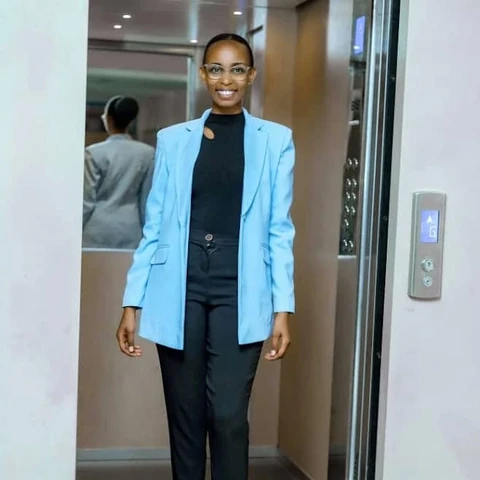
#> input picture assets/images/3.2-480.webp, 480 x 480 px, given in place of MR LOGO.jpeg, which was not available
$ python optimize_images.py
#> lines starting #> are read from the running program, lines starting #| are printed output that depends on the picture
#!/usr/bin/env python3
"""Generate local WebP derivatives; retain every source and its full resolution.
Authoring dependency: Pillow. No dependency is shipped to visitors.
"""
import json
from pathlib import Path
from PIL import Image, ImageOps
ROOT = Path(__file__).resolve().parents[1]
OUT = ROOT / 'assets/images'
OUT.mkdir(exist_ok=True)
manifest = {}
for source in sorted(ROOT.glob('*.jpeg')):
    with Image.open(source) as original:
        image = ImageOps.exif_transpose(original)
        variants = []
        for width in sorted(set([min(480, image.width), min(960, image.width), image.width])):
            resized = image if width == image.width else image.resize((width, round(image.height * width / image.width)), Image.Resampling.LANCZOS)
            name = source.stem.strip().replace(' ', '-').lower() + f'-{width}.webp'
            target = OUT / name
            # Logos retain every RGBA pixel, including transparency.
            resized.save(target, 'WEBP', lossless=source.name.startswith('MR LOGO'), quality=90, method=6)
            if target.stat().st_size < source.stat().st_size * .95:
                variants.append({'src':target.relative_to(ROOT).as_posix(), 'width':width, 'bytes':target.stat().st_size})
            else:
                target.unlink()
        manifest[source.name] = {'width':image.width,'height':image.height,'originalBytes':source.stat().st_size,'variants':variants}
logo = Image.open(ROOT / 'MR LOGO.jpeg')
#> logo is the input picture: PIL image 480x480 RGB; mean R, G, B 132.9, 143, 145.5
logo.thumbnail((192, 192), Image.Resampling.LANCZOS)
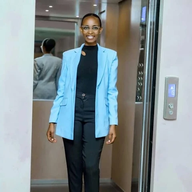
#> logo: PIL image 192x192 RGB; mean R, G, B 132.9, 143, 145.5
logo.save(OUT / 'logo-icon.png', optimize=True)
(ROOT / '_data/image-delivery.json').write_text(json.dumps(manifest, indent=2)+'\n')
print('Generated derivatives for', len(manifest), 'original images; originals untouched.')

$ run again, on assets/images/h2-480.webp
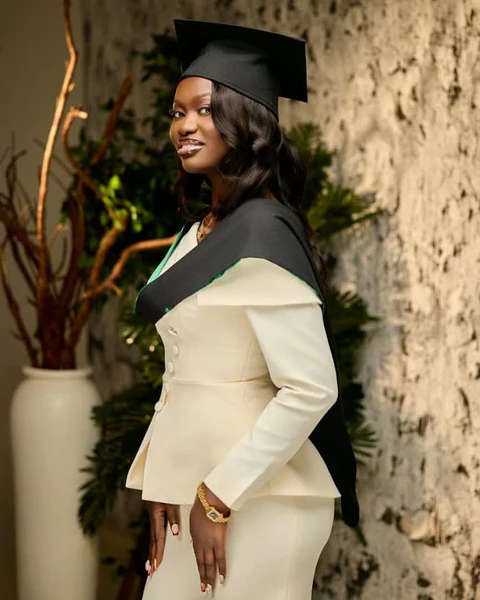
#> input picture assets/images/h2-480.webp, 480 x 600 px, given in place of MR LOGO.jpeg, which was not available
#> logo is the input picture: PIL image 480x600 RGB; mean R, G, B 127.9, 111.3, 84
#> `logo.thumbnail((192, 192), Image.Resampling.LANCZOS)`:
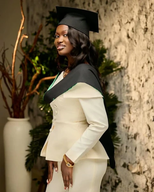
#> logo: PIL image 154x192 RGB; mean R, G, B 127.9, 111.3, 84

$ run again, on assets/images/h3-480.webp
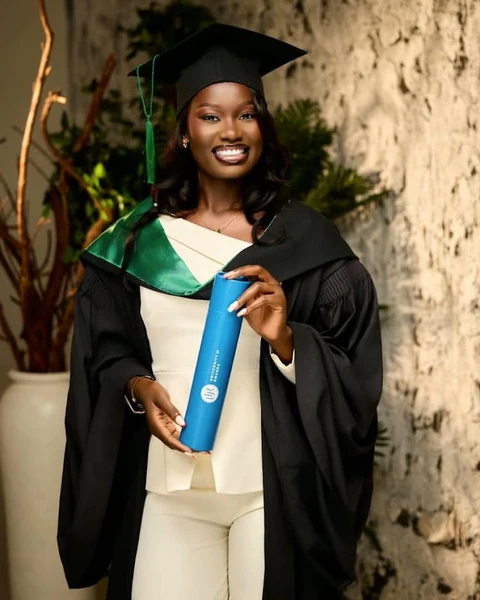
#> input picture assets/images/h3-480.webp, 480 x 600 px, given in place of MR LOGO.jpeg, which was not available
#> logo is the input picture: PIL image 480x600 RGB; mean R, G, B 108.7, 97.1, 75.4
#> `logo.thumbnail((192, 192), Image.Resampling.LANCZOS)`:
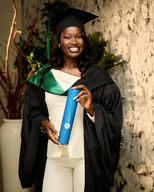
#> logo: PIL image 154x192 RGB; mean R, G, B 108.7, 97.1, 75.4

$ run again, on assets/images/happy3-480.webp
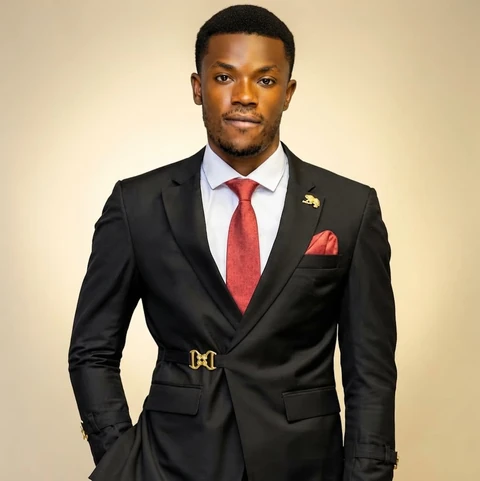
#> input picture assets/images/happy3-480.webp, 480 x 481 px, given in place of MR LOGO.jpeg, which was not available
#> logo is the input picture: PIL image 480x481 RGB; mean R, G, B 152.3, 137.6, 115.5
#> `logo.thumbnail((192, 192), Image.Resampling.LANCZOS)`:
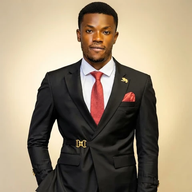
#> logo: PIL image 192x192 RGB; mean R, G, B 152.3, 137.6, 115.6
